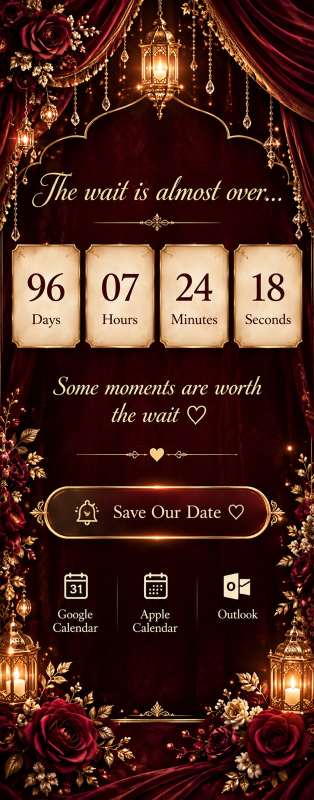
#> input picture invites/src/chanchal-jp-wedding/original-screens/countdown.jpg, 628 x 1600 px, given in place of 1.jpg, which was not available (shown at 1/2 size)
$ python prep-rr-wedding.py ../invites/src/chanchal-jp-wedding/original-screens/countdown.jpg
#> lines starting #> are read from the running program, lines starting #| are printed output that depends on the picture
"""Assets for the Rose Red detailed wedding invitation (26 Nov 2026).

python tools/prep-rr-wedding.py <out folder under public/>

Reads the Rose Red theme pages (public/engagement/_themes/rose-red/art) and the
couple's photos (invites/src/rr-wedding-26nov/1..7.jpg); writes <out>/assets/.
The theme files and the source photos are never modified.
"""
import shutil, sys
from pathlib import Path
from PIL import Image, ImageEnhance, ImageFilter, ImageOps

ROOT = Path(__file__).resolve().parent.parent
THEME = ROOT / "public/engagement/_themes/rose-red"
SRC = ROOT / "invites/src/rr-wedding-26nov"
OUT = ROOT / "public" / sys.argv[1] / "assets"
OUT.mkdir(parents=True, exist_ok=True)

# the designer's finished pages, used whole
for name in ["envelope", "couple-page", "date-page", "date-cover", "venue-page", "thanks-page", "corner-floral", "spark"]:
    shutil.copy2(THEME / "art" / f"{name}.webp", OUT / f"{name}.webp")
shutil.copy2(THEME / "audio/background.mp3", OUT / "music.mp3")

# the couple's photos
for i in "1234567":
    im = Image.open(SRC / f"{i}.jpg").convert("RGB")
#> im is the input picture: PIL image 628x1600 RGB; mean R, G, B 76.1, 40, 30.4
    im.thumbnail((1000, 1400), Image.LANCZOS)
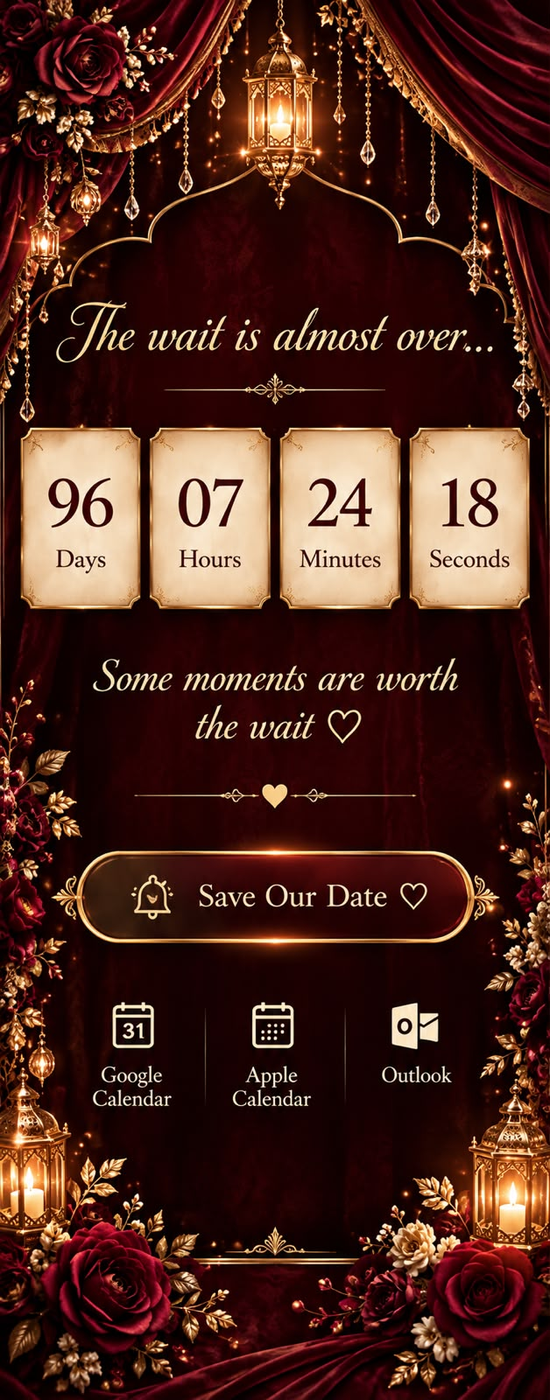
#> im: PIL image 550x1400 RGB; mean R, G, B 76, 40.1, 30.6
    im.save(OUT / f"photo-{i}.webp", "WEBP", quality=82, method=6)
#> pass 2 of the loop `for i in "1234567":`:
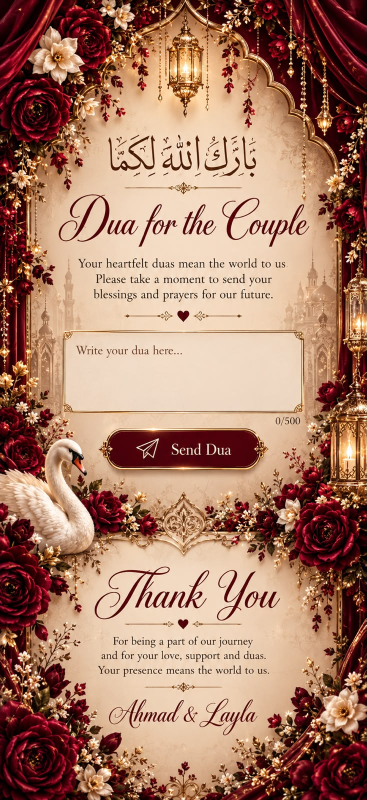
#> input picture invites/src/chanchal-jp-wedding/original-screens/dua.jpg, 733 x 1600 px, given in place of 2.jpg, which was not available (shown at 1/2 size)
#> im is the input picture: PIL image 733x1600 RGB; mean R, G, B 169.1, 125.2, 104
#> `im.thumbnail((1000, 1400), Image.LANCZOS)`:
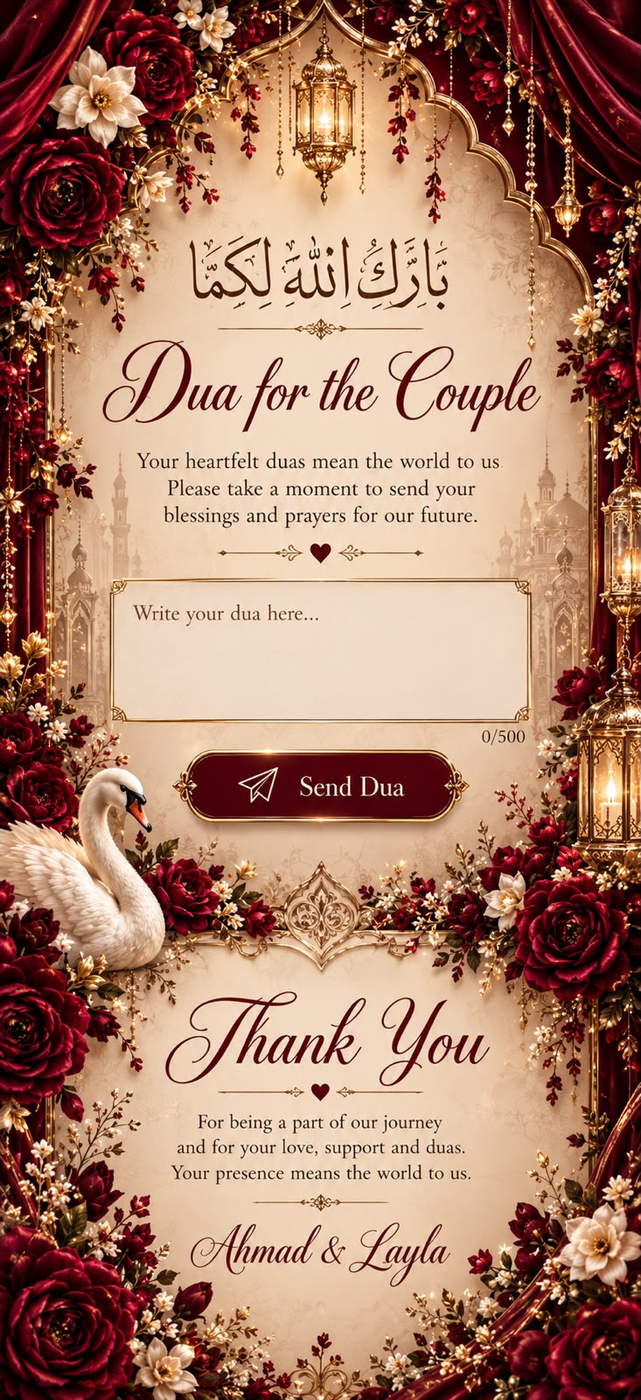
#> im: PIL image 641x1400 RGB; mean R, G, B 169, 125.3, 104.1
#> (the run stopped early here; a loop or call above may not have finished)
